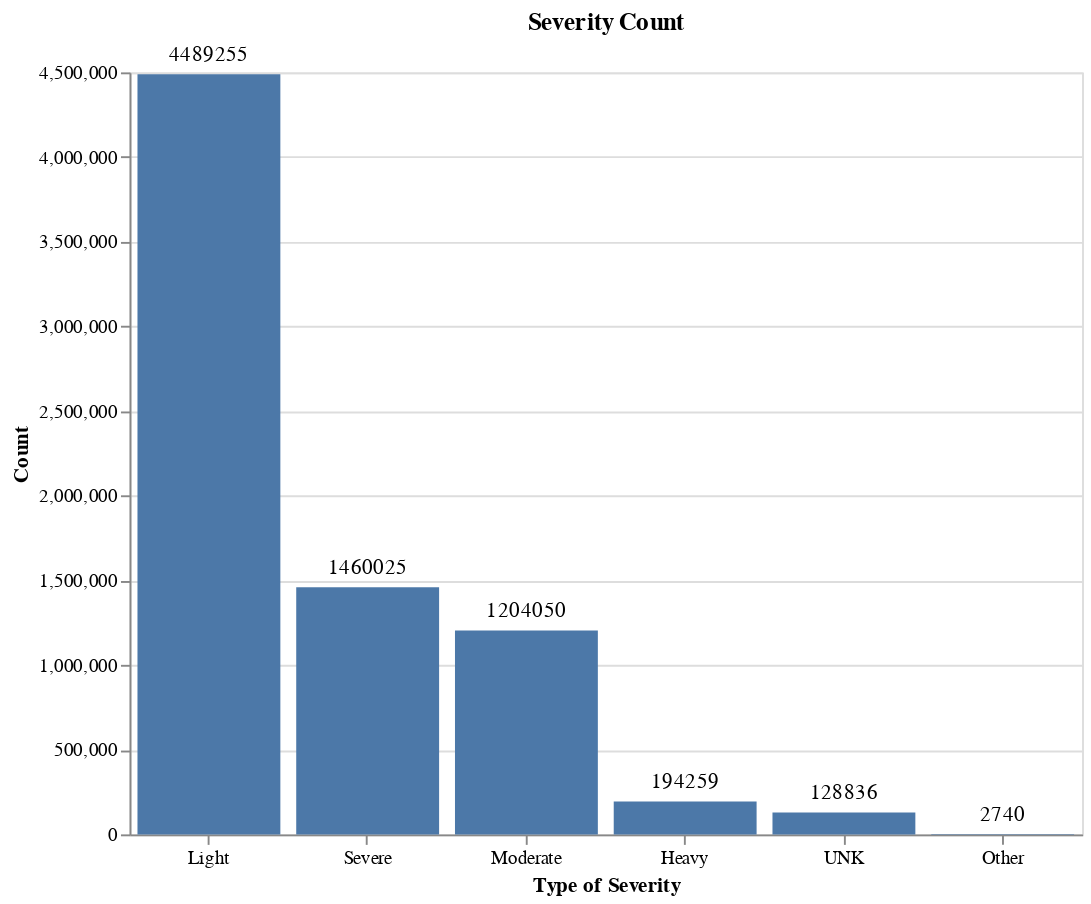

Write notebook code for a chart like this one.
### Code cell
title = alt.TitleParams('Severity Count', anchor='middle')
base = alt.Chart(X, title=title).encode(
    alt.X(
        'Severity',
        sort=alt.EncodingSortField(field="Letters", op="count", order='descending'), 
        axis=alt.Axis(labelAngle=0),
        title='Type of Severity'),
    alt.Y('count()', title='Count'),
    text='count(Severity)'
).properties(
    width=500,
    height=400
)
base.mark_bar() + base.mark_text(align='center', dx=0, yOffset=-10)

### Figure 1 — Vega specification as saved in the notebook (floating-point values rounded to 4 significant figures)
{"$schema": "https://vega.github.io/schema/vega/v5.json", "data": [{"name": "source_0"}, {"name": "data_0", "values": [{"Severity": "Light", "__count": 4489255}, {"Severity": "Severe", "__count": 1460025}, {"Severity": "Moderate", "__count": 1204050}, {"Severity": "Heavy", "__count": 194259}, {"Severity": "UNK", "__count": 128836}, {"Severity": "Other", "__count": 2740}]}, {"name": "source_0_x_domain_Severity", "values": [{"Severity": "Light", "sort_field": 4489255}, {"Severity": "Severe", "sort_field": 1460025}, {"Severity": "Moderate", "sort_field": 1204050}, {"Severity": "Heavy", "sort_field": 194259}, {"Severity": "UNK", "sort_field": 128836}, {"Severity": "Other", "sort_field": 2740}]}, {"name": "data_0_y_domain___count", "values": [{"min": 2740, "max": 4489255}]}], "marks": [{"type": "rect", "name": "layer_0_marks", "from": {"data": "data_0"}, "encode": {"update": {"width": {"signal": "max(0.25, bandwidth('x'))"}, "x": {"field": "Severity", "scale": "x"}, "fill": {"value": "#4c78a8"}, "y": {"field": "__count", "scale": "y"}, "y2": {"value": 0, "scale": "y"}}}, "style": ["bar"]}, {"type": "text", "name": "layer_1_marks", "from": {"data": "data_0"}, "encode": {"update": {"align": {"value": "center"}, "dx": {"value": 0}, "fill": {"value": "black"}, "x": {"field": "Severity", "scale": "x", "band": 0.5}, "baseline": {"value": "middle"}, "y": {"field": "__count", "scale": "y", "offset": -10}, "text": {"signal": "format(datum[\"__count\"], \"\")"}}}, "style": ["text"]}], "scales": [{"name": "x", "type": "band", "domain": {"data": "source_0_x_domain_Severity", "field": "Severity", "sort": {"op": "max", "field": "sort_field", "order": "descending"}}, "range": [0, {"signal": "width"}], "paddingInner": 0.1, "paddingOuter": 0.05}, {"name": "y", "type": "linear", "domain": [{"signal": "(data(\"data_0_y_domain___count\")[0] || {}).min"}, {"signal": "(data(\"data_0_y_domain___count\")[0] || {}).max"}], "range": [{"signal": "height"}, 0], "nice": true, "zero": true}], "axes": [{"scale": "y", "domain": false, "minExtent": 0, "gridScale": "x", "tickCount": {"signal": "ceil(height/40)"}, "labels": false, "grid": true, "aria": false, "ticks": false, "zindex": 0, "orient": "left", "maxExtent": 0}, {"scale": "x", "grid": false, "labelAngle": 0, "title": "Type of Severity", "zindex": 0, "labelBaseline": "top", "orient": "bottom"}, {"scale": "y", "zindex": 0, "orient": "left", "labelOverlap": true, "grid": false, "tickCount": {"signal": "ceil(height/40)"}, "title": "Count"}], "title": {"text": "Severity Count", "frame": "group", "anchor": "middle"}, "width": 500, "padding": 5, "style": "cell", "height": 400, "background": "white"}
